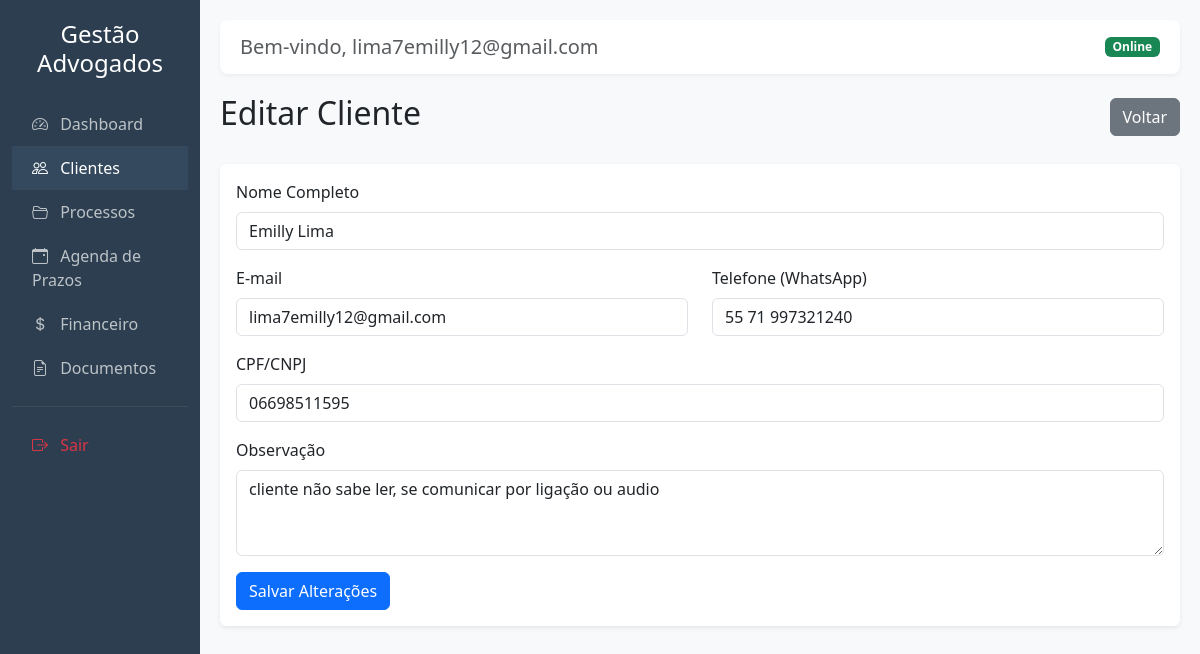
Screenshot of /clientes/editar/2 (signed in) with the database file from the repository.
### tables this page shows
CREATE TABLE clientes (
        id INTEGER PRIMARY KEY AUTOINCREMENT,
        nome TEXT NOT NULL,
        email TEXT,
        telefone TEXT,
        cpf_cnpj TEXT
    , observacao TEXT DEFAULT '', usuario_id INTEGER DEFAULT 1);

### app/controllers/ClienteController.php (called while the page is built, shortened)
<?php
class ClienteController {
    public function edit($id) {
        $pdo = getDB();
        $stmt = $pdo->prepare("SELECT * FROM clientes WHERE id = ? AND usuario_id = ?");
        $stmt->execute([$id, $_SESSION["user_id"]]);
        $cliente = $stmt->fetch();
        require 'app/views/layout.php';
    }
}

### app/views/clientes/edit.php (the view)
<div class="d-flex justify-content-between align-items-center mb-4">
    <h2>Editar Cliente</h2>
    <a href="<?= BASE_URL ?>/clientes" class="btn btn-secondary">Voltar</a>
</div>
<div class="card shadow-sm border-0">
    <div class="card-body">
        <form action="<?= BASE_URL ?>/clientes/editar/<?= $cliente['id'] ?>" method="POST">
            <div class="mb-3">
                <label class="form-label">Nome Completo</label>
                <input type="text" name="nome" class="form-control" value="<?= htmlspecialchars($cliente['nome']) ?>" required>
            </div>
            <div class="row mb-3">
                <div class="col-md-6">
                    <label class="form-label">E-mail</label>
                    <input type="email" name="email" class="form-control" value="<?= htmlspecialchars($cliente['email']) ?>">
                </div>
                <div class="col-md-6">
                    <label class="form-label">Telefone (WhatsApp)</label>
                    <input type="text" name="telefone" class="form-control" value="<?= htmlspecialchars($cliente['telefone']) ?>">
                </div>
            </div>
            <div class="mb-3">
                <label class="form-label">CPF/CNPJ</label>
                <input type="text" name="cpf_cnpj" class="form-control" value="<?= htmlspecialchars($cliente['cpf_cnpj']) ?>">
            </div>
            <div class="mb-3">
                <label class="form-label">Observação</label>
                <textarea name="observacao" class="form-control" rows="3"><?= htmlspecialchars($cliente['observacao'] ?? '') ?></textarea>
            </div>
            <button type="submit" class="btn btn-primary">Salvar Alterações</button>
        </form>
    </div>
</div>

### app/views/layout.php (style rules this page uses)
body { font-family: 'Segoe UI', Tahoma, Geneva, Verdana, sans-serif; background-color: #f8f9fa; }

### rows the page displays
clientes: nome "Emilly Lima", email "lima7emilly12@gmail.com", telefone "55 71 997321240", cpf_cnpj "06698511595", observacao "cliente não sabe ler, se comunicar por ligação ou audio"

### other values shown
$_SESSION['email'] "lima7emilly12@gmail.com"
